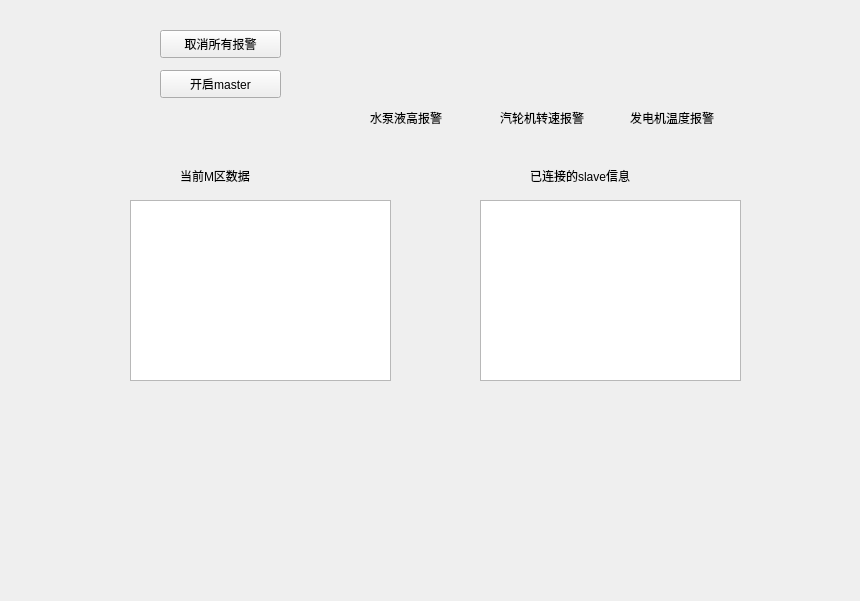
<?xml version="1.0" encoding="UTF-8"?>
<ui version="4.0">
 <class>Widget</class>
 <widget class="QWidget" name="Widget">
  <property name="geometry">
   <rect>
    <x>0</x>
    <y>0</y>
    <width>860</width>
    <height>601</height>
   </rect>
  </property>
  <property name="windowTitle">
   <string>Widget</string>
  </property>
  <widget class="QPushButton" name="pushButton_5">
   <property name="geometry">
    <rect>
     <x>861</x>
     <y>1246</y>
     <width>296</width>
     <height>28</height>
    </rect>
   </property>
   <property name="text">
    <string>加载</string>
   </property>
  </widget>
  <widget class="QPushButton" name="btnStartMaster">
   <property name="geometry">
    <rect>
     <x>160</x>
     <y>70</y>
     <width>121</width>
     <height>28</height>
    </rect>
   </property>
   <property name="text">
    <string>开启master</string>
   </property>
  </widget>
  <widget class="QPlainTextEdit" name="plainTextEdit_slaves">
   <property name="geometry">
    <rect>
     <x>480</x>
     <y>200</y>
     <width>261</width>
     <height>181</height>
    </rect>
   </property>
  </widget>
  <widget class="QLabel" name="label_M3_2">
   <property name="geometry">
    <rect>
     <x>530</x>
     <y>160</y>
     <width>151</width>
     <height>31</height>
    </rect>
   </property>
   <property name="text">
    <string>已连接的slave信息</string>
   </property>
  </widget>
  <widget class="QLabel" name="label_M3_3">
   <property name="geometry">
    <rect>
     <x>180</x>
     <y>160</y>
     <width>151</width>
     <height>31</height>
    </rect>
   </property>
   <property name="text">
    <string>当前M区数据</string>
   </property>
  </widget>
  <widget class="QPlainTextEdit" name="plainTextEdit_mData">
   <property name="geometry">
    <rect>
     <x>130</x>
     <y>200</y>
     <width>261</width>
     <height>181</height>
    </rect>
   </property>
  </widget>
  <widget class="HLed" name="alarmPump" native="true">
   <property name="geometry">
    <rect>
     <x>390</x>
     <y>40</y>
     <width>51</width>
     <height>51</height>
    </rect>
   </property>
  </widget>
  <widget class="HLed" name="alarmGen" native="true">
   <property name="geometry">
    <rect>
     <x>660</x>
     <y>40</y>
     <width>51</width>
     <height>51</height>
    </rect>
   </property>
  </widget>
  <widget class="HLed" name="alarmTurbine" native="true">
   <property name="geometry">
    <rect>
     <x>520</x>
     <y>40</y>
     <width>51</width>
     <height>51</height>
    </rect>
   </property>
  </widget>
  <widget class="QLabel" name="label">
   <property name="geometry">
    <rect>
     <x>370</x>
     <y>110</y>
     <width>91</width>
     <height>16</height>
    </rect>
   </property>
   <property name="text">
    <string>水泵液高报警</string>
   </property>
  </widget>
  <widget class="QLabel" name="label_2">
   <property name="geometry">
    <rect>
     <x>500</x>
     <y>110</y>
     <width>111</width>
     <height>16</height>
    </rect>
   </property>
   <property name="text">
    <string>汽轮机转速报警</string>
   </property>
  </widget>
  <widget class="QLabel" name="label_3">
   <property name="geometry">
    <rect>
     <x>630</x>
     <y>110</y>
     <width>111</width>
     <height>16</height>
    </rect>
   </property>
   <property name="text">
    <string>发电机温度报警</string>
   </property>
  </widget>
  <widget class="QPushButton" name="btnCancelAlarm">
   <property name="geometry">
    <rect>
     <x>160</x>
     <y>30</y>
     <width>121</width>
     <height>28</height>
    </rect>
   </property>
   <property name="text">
    <string>取消所有报警</string>
   </property>
  </widget>
 </widget>
 <layoutdefault spacing="6" margin="11"/>
 <customwidgets>
  <customwidget>
   <class>HLed</class>
   <extends>QWidget</extends>
   <header>hled.h</header>
   <container>1</container>
  </customwidget>
 </customwidgets>
 <resources/>
 <connections/>
</ui>
